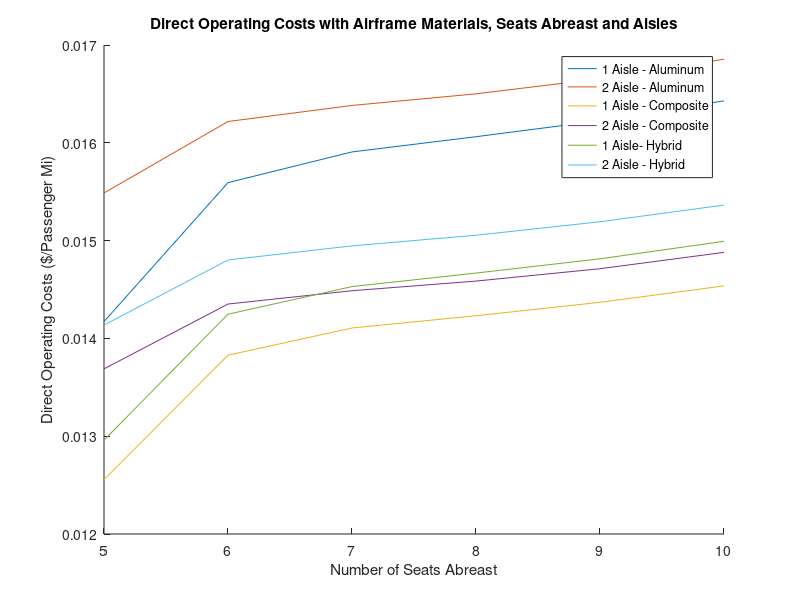

MATLAB code to generate this figure:
clc
clear
close all

%2022 specs
range = 4000; %range in miles
Vao = 135; %landing approach speed in knots
Mcruise = 0.82; %cruise mach number
airfoilType = 'sc'; 
sweep = 25;
AR = 8;
sigma = 0.953; %density ratio
PR = 0.2360; %pressure ratio
wingEngines = 2;
fuselageEngines = 0;
engineType = 'JT9D';
engineAdv = true;
composite = false;
hybrid = false;
TOFL = 6000; %take off field length in ft
X = 1; %fuel consumed
PAX = 200;
W_cargo = 4000;
abreast = 5;
aisle = 1;
alt = 35000;

%prof specs
% PAX = 275;
% W_cargo = 12000;
% range = 6000;
% TOFL = 9000;
% Vao = 140;
% X = 0.75;

%modified specs
% PAX = 135;
% aisle = 1;
% abreast = 6;
% AR = 7;
% sweep = 32;
% TOFL = 8000;
% range = 2550;
% W_cargo = 3000;
% Mcruise = 0.8;
% Vao = 140;
% fuselageEngines = 3;
% wingEngines = 0;
% engineType = 'JT9D';
% X = 0.75;



for i=1:6
    for j=1:6
        engineCount = wingEngines+fuselageEngines; 
        %1 or 0, use interpolation when using non 25, 30, 35, 40 angles
        if sweep ~= 25 && sweep ~=30 && sweep ~=35 && sweep ~=40
            interpolate = 1;
        else
            interpolate = 0;
        end

        if engineCount == 2
            syms1 = @(x) -2.75700E-01*x^2 + 3.23565E+01*x - 2.17775E+01;
        elseif engineCount == 3
            syms1 = @(x) -3.14122E-01*x^2 + 3.59436E+01*x - 2.10352E+01;
        elseif engineCount == 4
            syms1 = @(x) -3.50586E-01*x^2 + 3.73883E+01*x - 1.29689E+01;
        end

        if interpolate == 1
            if airfoilType == 'c'
                if sweep>25 && sweep<30
                    airfoilSweepCurve = @(x) 1.80081E-02*x^2 - 5.59031E-01*x + 5.28813E-01; %conventional 25 deg
                    airfoilSweepCurve2 = @(x) 1.44744E-02*x^2 - 5.25458E-01*x + 5.12939E-01; %conventional 30 deg
                    sweepValues = [25,30];
                elseif sweep>30 && sweep<35
                    airfoilSweepCurve = @(x) 1.44744E-02*x^2 - 5.25458E-01*x + 5.12939E-01; %conventional 30 deg
                    airfoilSweepCurve2 = @(x) 7.10020E-03*x^2 - 4.78583E-01*x + 4.89769E-01; %conventional 35 deg
                    sweepValues = [30,35];
                elseif sweep>35 && sweep<40
                    airfoilSweepCurve = @(x) 7.10020E-03*x^2 - 4.78583E-01*x + 4.89769E-01; %conventional 35 deg
                    airfoilSweepCurve2 = @(x) -1.58922E-03*x^2 - 4.26203E-01*x + 4.63453E-01; %conventional 40 deg
                    sweepValues = [35,40];
                end
            elseif airfoilType == 'sc'
                if sweep>25 && sweep<30
                    airfoilSweepCurve = @(x) 3.73842E+00*x^2 - 6.73394E+00*x + 3.10823E+00 %supercritical 25 deg
                    airfoilSweepCurve2 = @(x) -1.75962E+01*x^3 + 4.71604E+01*x^2 - 4.26422E+01*x + 1.30762E+01; %supercritical 30 deg
                    sweepValues = [25,30];
                elseif sweep>30 && sweep<35
                    airfoilSweepCurve = @(x) -1.75962E+01*x^3 + 4.71604E+01*x^2 - 4.26422E+01*x + 1.30762E+01; %supercritical 30 deg
                    airfoilSweepCurve2 = @(x) -3.76659E+01*x^3 + 1.00937E+02*x^2 - 9.08776E+01*x + 2.75695E+01; %supercritical 35 deg
                    sweepValues = [30,35];
                elseif sweep>35 && sweep<40
                    airfoilSweepCurve = @(x) -3.76659E+01*x^3 + 1.00937E+02*x^2 - 9.08776E+01*x + 2.75695E+01; %supercritical 35 deg
                    airfoilSweepCurve2 = @(x) -4.46244E+02*x^3 + 1.17289E+03*x^2 - 1.02924E+03*x + 3.01674E+02; %supercritical 40 deg
                    sweepValues = [35,40];
                end
            end
        elseif interpolate == 0
            if airfoilType == 'c'
                if sweep == 25
                    airfoilSweepCurve = @(x) 1.80081E-02*x^2 - 5.59031E-01*x + 5.28813E-01; %conventional 25 deg
                elseif sweep == 30
                    airfoilSweepCurve = @(x) 1.44744E-02*x^2 - 5.25458E-01*x + 5.12939E-01; %conventional 30 deg
                elseif sweep == 35
                    airfoilSweepCurve = @(x) 7.10020E-03*x^2 - 4.78583E-01*x + 4.89769E-01; %conventional 35 deg
                elseif sweep == 40
                    airfoilSweepCurve = @(x) -1.58922E-03*x^2 - 4.26203E-01*x + 4.63453E-01; %conventional 40 deg
                end
            elseif airfoilType == 'sc'
                if sweep == 25
                    airfoilSweepCurve = @(x) 3.73842E+00*x^2 - 6.73394E+00*x + 3.10823E+00; %supercritical 25 deg
                elseif sweep == 30
                    airfoilSweepCurve = @(x) -1.75962E+01*x^3 + 4.71604E+01*x^2 - 4.26422E+01*x + 1.30762E+01; %supercritical 30 deg
                elseif sweep == 35
                    airfoilSweepCurve = @(x) -3.76659E+01*x^3 + 1.00937E+02*x^2 - 9.08776E+01*x + 2.75695E+01; %supercritical 35 deg
                elseif sweep == 40
                    airfoilSweepCurve = @(x) -4.46244E+02*x^3 + 1.17289E+03*x^2 - 1.02924E+03*x + 3.01674E+02; %supercritical 40 deg
                end
            end
        end

        %clmax estimates
        CLestimateLand = @(x) 109.223789*x^3 - 67.377088*x^2 + 16.449711*x + 2.002030; %landing Cl from "c"
        CLestimateTO = @(x) 84.325414*x^3 - 65.343054*x^2 + 17.178855*x + 1.029074;  %TO Cl from "c"

        %shevell drag, aircraft performance
        RNestimateCf = @(x) (7.7538691E+01)*x^(-1.9414863E-01); %approx Cf from RN, only from 10^6 to 10^8
        bodyForm = @(x)  -1.51985E-03*x^3 + 3.89461E-02*x^2 - 3.59054E-01*x + 2.30547E+00; %approx body form from fineness ratio

        %tofl and K relations


        addF = 0; %added fuel
        errRange = 1000;
        err = 1; Cl = 0.5; %inital guess
        addW = 0; %added weight  = 0
        errorWeight = -10;

        while(errorWeight<0)
            while(errRange>5)
                %CL CONVERGENCE
                while(err>0.00011)
                    if airfoilType == 'c'
                        dMdiv = -0.2044*Cl^2 - 0.1122*Cl + 0.1236;
                    elseif airfoilType == 'sc'
                        dMdiv = 0.8576*Cl^3 - 1.8139*Cl^2 + 1.0609*Cl - 0.1775;
                    end

                    Mdiv = Mcruise + 0.004 - dMdiv;

                    if interpolate == 1
                        tc1 = airfoilSweepCurve(Mdiv);
                        tc2 = airfoilSweepCurve2(Mdiv);
                        tc = tc1*((sweepValues(2)-sweep)/(sweepValues(2)-sweepValues(1))) + tc2*(1 - ((sweepValues(2)-sweep)/(sweepValues(2)-sweepValues(1))));
                    elseif interpolate == 0
                        tc = airfoilSweepCurve(Mdiv); %thickness to chord
                    end

                    c = cosd(sweep)^2*(tc^2)*AR;
                    Cl_L = CLestimateLand(c); %low speed clmax during landing
                    Cl_TO = CLestimateTO(c); %low speed clmax during takeoff
                    WS_L = (Vao/1.3)^2 * sigma*Cl_L/296; %wing loading during approach

                    Vcruise = Mcruise * 576.4; %cruising speed
                    Rao = range + 200 + 0.75*Vcruise; %Range all out
                    f_JT8D = 5.1914798324E-13*Rao^3 - 1.1763321777E-08*Rao^2 + 1.2398883131E-04*Rao + 7.6679432694E-03; %fuel fraction for JT8D engines

                    if engineType == 'JT8D'
                        f_JT9D = f_JT8D + addF; %if JT8D engines are used
                        T_SLS = 14500;
                        T_m = @(x) (14.47*x^4 - 41.021*x^3 + 33.863*x^2 - 14.296*x + 14.646)*1000;
                    elseif engineType == 'JT9D'
                        f_JT9D = f_JT8D * 0.61/0.78; %fuel fraction for JT9D engines
                        f_JT9D = f_JT9D * 1.04; %ratio to adapt
                        f_JT9D = f_JT9D + addF;
                        T_SLS = 45550;
                        T_m = @(x) (37.707*x^2 - 47.762*x + 45.458)*1000;
                    end

                    WS_TO = WS_L/(1-X*f_JT9D); %wing loading takeoff
                    WS_IC = WS_TO * 0.965; %wing loading initial cruise
                    Cl_IC = WS_IC/(1481*PR*Mcruise^2); %cl initial cruise
                    err = abs(Cl-Cl_IC);
                    if Cl_IC > Cl
                        Cl = Cl + 0.0001;
                    else
                        Cl = Cl - 0.0001;
                    end
                end

                %TOFL W/T CALC

                Kw = syms1(TOFL/1000);
                WT_Vlo = Kw*sigma*Cl_TO/WS_TO; %thrust loading at .7Vlo
                Vlo = 1.2*sqrt((296*WS_TO)/(sigma*Cl_TO)); %1.2Vstall
                Mlo = Vlo/661/sqrt(sigma); %Mach at Vlo
                Mlo7 = Mlo*0.7; %Mach at .7Vlo

                WT = WT_Vlo * (T_m(Mlo7)/T_SLS) + addW; %thrust loading

                %WEIGHT CALC
                taperRatio = 0.35;
                Kw = (wingEngines+(fuselageEngines*1.03))/engineCount;
                n = 1.5*2.5;
                tcBar = tc+0.03;
                W_wing = (0.00945*(AR^0.8)*((1+taperRatio)^0.25)*(Kw)*(n^.5)); %numerator W_wing
                W_wing = W_wing/((tcBar^0.4)*cosd(sweep)*(WS_TO^0.695));
                %fuselage

                l = 33.2 + 3.76*PAX/abreast; %fuselage length
                d = 1 + 1.75*abreast + 1.58*aisle; %fuselage diameter
                Kf = 11.5;
                W_fuse = 0.6727*Kf*(l^.6)*(d^.72)*(n^.3);
                %landing gear
                W_lg = 0.04;
                %nacelle and pylon
                W_np = 0.0555/(WT);
                %tail surface
                Kts = (0.17*wingEngines + 0.25*fuselageEngines)/engineCount;
                W_ts = Kts;
                W_wingTS = (W_ts + 1)*W_wing;
                %power plant
                W_pp = 1/(3.58*WT);
                if engineAdv == true
                    W_pp = W_pp*1.1;
                end
                %fuel
                W_f = 1.0275 * f_JT9D;
                %payload
                W_pl = 215*PAX + W_cargo;
                %fixed equip
                Nfc = 2; %flight crew
                Nstew = PAX/50;
                W_fe = 132*PAX + 300*engineCount + 260*Nfc + 170*Nstew;
                %solve
                if composite == true
                    W_wingTS = W_wingTS * 0.7;
                    W_fuse = W_fuse *0.85;
                    W_fe = 132*PAX + 0.9*300*engineCount + 260*Nfc + 170*Nstew;
                    W_np = W_np * 0.8;
                elseif hybrid == true
                    W_wingTS = W_wingTS * 0.7;
                    W_np = W_np * 0.8;
                end
                wA = W_wingTS;
                wB = W_fuse;
                wC = W_lg + W_np + W_pp + W_f + 0.035;
                wC = wC - 1;
                wD = W_pl + W_fe;
                % W_TO = [25000:1000:600000];
                % y = wA*W_TO.^1.195 + wB*W_TO.^0.235 + wC*W_TO + wD;
                % plot(W_TO,y)

                f1 = @(WTO) wA*WTO.^1.195 + wB*WTO.^0.235 + wC*WTO + wD;
                WT_O = W_cargo*20; errW = 5000;
                while(errW>300)
                    WT_O = WT_O + errW/2;
                    errW = f1(WT_O);
                end
                %sizing
                S = WT_O / WS_TO; %wing area
                b = sqrt(AR * S); %span
                ulclc = S/b;
                T = WT_O/WT;
                Te = T/engineCount;

                %DRAG
                rnk = 0.5*sqrt(1.4*1718*394.1)/4.06E-4; % reynolds num per ft
                %Cf
                Cf_wing = RNestimateCf(rnk*ulclc)*10^-3; %skin friction coeff for wing, rnk * avg chord length
                Cf_fuse = RNestimateCf(rnk*l)*10^-3; %skin friction for fuselage, rnk * fuselage length
                %wing
                Swet_wing = 2*1.02*(S-d*30);
                Z = (2-0.5^2)*cosd(sweep)/sqrt(1-0.5^2*cosd(sweep)^2); %shevell plots
                Kw = 1 + Z*tc + 100*tc^4; %shevell plots
                f_wing = Kw*Cf_wing*Swet_wing; %flat plate drag area of wing
                %fuselage
                Swet_fuse = 0.9*pi*d*l;
                Kf = bodyForm(l/d);
                f_fuse = Kf*Cf_fuse*Swet_fuse;
                %tail
                f_ts = 0.38*f_wing;
                %nacelles
                Knac = 1.25;
                Swet_nacelles = 2.1*sqrt(Te)*engineCount;
                f_nac = Knac*Cf_wing*Swet_nacelles;
                %pylons
                f_pyl = 0.2*f_nac;
                %total
                f_total = f_wing + f_fuse + f_ts +f_nac + f_pyl;
                f_total = f_total * 1.06; %total flat plate drag
                C_do = f_total/S; %lift independant drag or form drag
                e = 1/(1.035+0.38*C_do*pi*AR); %oswald efficiency factor

                %CLIMB
                W_avgClimb = WT_O*(1+0.965)/2; %average weight during climb
                h_avgClimb = alt*20/35;
                V_ldmax = (12.9/((f_total*e)^(1/4)))*sqrt((W_avgClimb/(0.5702*b)));
                V_climb = 1.3*V_ldmax;
                Mclimb = V_climb/614.6;

                T_reqClimb = ((0.5702*f_total*V_climb^2)/296) + (94.1/(0.5702*e))*(1/(V_climb^2))*(W_avgClimb/b)^2; %thrust required for climb
                Ta_JT9D_15kClimb = @(x) -9.40672E+00*x^3 + 2.28008E+01*x^2 - 2.48184E+01*x + 2.70604E+01; %thrust chart
                Ta_JT9D_25kClimb = @(x) -6.29451E+00*x^3 + 1.42165E+01*x^2 - 1.15655E+01*x + 1.76495E+01;
                Ta_JT8D_20kClimb = @(x) -1.7117*x^3 + 4.975*x^2 - 4.2959*x + 7.4793;

                Ta_JT9D_Climb = (Ta_JT9D_25kClimb(Mclimb) +Ta_JT9D_15kClimb(Mclimb)/2)*1000; %thrust averaged
                Ta_JT8D_Climb =  Ta_JT8D_20kClimb(Mclimb)*1000;


                if engineType == 'JT9D'
                    Ta_climb = (Te/T_SLS)*Ta_JT9D_Climb; %thrust available per engine
                    SFC15k = @(x) 0.1006*x^2 + 0.3293*x + 0.3363;
                    SFC25k = @(x) -0.0107*x^2 + 0.3823*x + 0.3396;
                    SFC_c = (SFC15k(Mclimb)+SFC25k(Mclimb))/2;
                elseif engineType == "JT8D"
                    Ta_climb = (Te/T_SLS)*Ta_JT8D_Climb;
                    SFC20k = @(x) -0.0642*x^2 + 0.354*x + 0.5775;
                    SFC_c = SFC20k(Mclimb);
                end

                Ta_climbTotal = engineCount*Ta_climb;  %total thrust available
                RoC = (101*(Ta_climbTotal-T_reqClimb)*V_climb)/W_avgClimb; %rate of climb
                TimeClimb = alt/RoC;    %time to reach cruising alt
                R_climb = V_climb*TimeClimb/60; %range covered during climb
                Wf_climb = Ta_climbTotal*SFC_c*TimeClimb/60; %fuel used during climb

                %RANGE
                Wo = WT_O - Wf_climb;
                Wi = (1-W_f)*WT_O;
                Cl_avg = ((Wo+Wi)/(2*S))/(1481*PR*Mcruise^2);
                C_di = (Cl_avg^2)/(pi*AR*e); %induced drag or drag due to lift
                delta_Cdc = 0.001;
                C_d = C_di + C_do + delta_Cdc; %total drag coeff
                L_d = Cl_avg/C_d; %L/d ratio
                T_reqCruise = ((Wo+Wi)/2)/L_d;  %thrust required during cruise

                if engineType == 'JT9D'
                    T_reqJT9D = (T_reqCruise*T_SLS/Te)/engineCount; %thrust required per JT9D engine
                    SFC_35k = @(x) -0.0022*x^3 + 0.0444*x^2 - 0.3063*x + 1.3202; %@ 35k ft and M =0.82;
                    SFC_Cruise = SFC_35k(T_reqJT9D/1000);
                    if engineAdv 
                        SFC_Cruise = SFC_Cruise * 0.9;
                    end
                elseif engineType == 'JT8D'
                    T_reqJT8D = (T_reqCruise*T_SLS/Te)/engineCount;
                    SFC_35k = @(x) -0.1117*x^3 + 0.5506*x^2 - 0.3609*x + 0.8716;
                    SFC_Cruise = SFC_35k(T_reqJT8D/1000);
                end

                R_cruise = (Vcruise/SFC_Cruise)*L_d*log(Wo/Wi);
                R = R_climb + R_cruise; %actual all out range
                W_fuel = WT_O - Wi;
                errRange = abs(Rao - R);
                if Rao - R>0
                    addF = addF + 0.0001;
                    err = 1; %re-run cl loop
                elseif R - Rao >0
                    addF = addF - 0.0001;
                    err = 1; %re-run cl loop
                end
            end

            %THRUST ON TOP OF CLIMB
            Cl_top = (Wo/S)/(1481*0.236*Mcruise^2);
            Cdi_top = (Cl_top^2)/(pi*AR*e);
            Cd_top = C_do + Cdi_top + delta_Cdc;
            LD_top = Cl_top/Cd_top;
            Treq_top = (Wo/LD_top)/engineCount; %thrust required per engine
            Treq_eng = Treq_top * T_SLS/Te;
            Tavail_35k = 10000; %thrust avail at 35k
            errorWeight = Tavail_35k - Treq_eng;
            if errorWeight<0  %check
                addW = addW - 1;
                errRange = 1000;
            end
        end

        %Direct operating costs%
        CAB = range*1.15;%scheduled distance no reserves, statute miles
        Tgm = 0.25; %ground maneuver time in hours + takeoff (one min)
        Tcl = 0.18; %time for climb
        Tam = 0.1; %time for air maneuvers
        Tcr = ((CAB*1.02+20)-(R_climb*1.15))/(Vcruise*1.15); %time in cruise
        Vb = CAB/(Tgm+Tcl+Tam+Tcr); %block speed in mph
        Tb = (Tgm+Tcl+Tam+Tcr); %block time
        Fb = Wf_climb + T_reqCruise*SFC_Cruise*(Tcr+.1); %block fuel

        %FLIGHT COSTS
        payload = ((205*PAX + PAX*50)+W_cargo)/2000;
        dpbh = 40.83 + 17.849*(Vcruise*1.15*(WT_O/(10^5)))^0.3;
        Ctm_crew = dpbh/(payload*Vb);
        Ctm_fuel = (1.02*Fb*.0438 + engineCount*2.15*Tb*.135)/(CAB*payload);

        %INSURANCE COST AND HULL COST
        Wa = WT_O - W_fuel - payload - W_pp*WT_O;%airframe weight
        Ca = 87.5*Wa + 2.4*10^6; %cost of airframe
        Ce = 590000 + 16*Te; %cost of each engine
        if engineAdv == true
            Ce = Ce*1.1;
        end
        Ct = Ca + engineCount*Ce; %total cost of airplane
        U = 630 + 4000/(1+(1/(Tb+.5))); %utilization
        Ctm_ins = 0.01*Ct/(U*Vb*payload);

        %MAINTANENCE COSTS
        Kfha = 4.9169*log10(Wa/1000)-6.425;
        Kfca = 0.21256*log10(Wa/1000)^3.7375;
        Tf = Tb - Tgm;
        Ctm_direct = 8.6*(Kfha*Tf+Kfca)/(Vb*Tb*payload); %direct maint

        Cfha = 1.5994*(Ca/10^6) + 3.4263;
        Cfca = 1.9229*(Ca/10^6) + 2.2504;
        Ctm_material = (Cfha*Tf+Cfca)/(Vb*Tb*payload); %airframe material

        Kfhe = engineCount*(Te/1000)/(0.82715*(Te/1000)+13.639);
        Kfce = 0.2*engineCount;
        Ctm_engineLabor = 8.6*(Kfhe*Tf+Kfce)/(Vb*Tb*payload); %engine labor

        Cfhe = (28.2353*(Ce/10^6) - 6.5176)*engineCount;
        Cfce = (3.6698*(Ce/10^6) - 1.3685)*engineCount;
        Ctm_engineMat = (Cfhe*Tf+Cfce)/(Vb*Tb*payload); %engine material

        Ctm_maint = 2*(Ctm_direct+Ctm_material+Ctm_engineLabor+Ctm_engineMat); %total maint

        %depreciation 14 years to 10% value
        Ctm_dep = 1/(Vb*payload) * (Ct+0.06*(Ct-engineCount*Ce)+0.3*engineCount*Ce)/(14*U);

        %TOTAL DOC
        DOC = Ctm_fuel + Ctm_crew + Ctm_ins + Ctm_maint + Ctm_dep; %TOTAL DOC $/ton mile
        PAXDOC = DOC * payload/PAX; %DOC $/PAX mile
        DOCarray(j) =  PAXDOC;
        ARarr(j) = abreast;
        abreast = abreast + 1;
    end
    hold on
    figure(1)
    plot(ARarr, DOCarray)
    xlabel('Number of Seats Abreast')
    ylabel('Direct Operating Costs ($/Passenger Mi)')
    abreast = 5;
    if(i == 1)
        composite = false;
        aisle = 2;
    elseif i == 2
        composite = true;
        aisle = 1;
    elseif i == 3
        composite = true;
        aisle = 2;
    elseif i == 4
        composite = false;
        aisle = 1;
        hybrid = true;
    elseif i == 5
        composite = false;
        hybrid = true;
        aisle = 2;
    end
end

title('Direct Operating Costs with Airframe Materials, Seats Abreast and Aisles')
legend('1 Aisle - Aluminum','2 Aisle - Aluminum','1 Aisle - Composite','2 Aisle - Composite','1 Aisle- Hybrid','2 Aisle - Hybrid')
%print out
fprintf('Specifications\n')
fprintf('PAX: %i passengers   Cargo: %ilbs   Range: %inmi   Cruise Mach: %.3f   Airfoil: %s  TOFL: %ift\n',PAX,W_cargo,range,Mcruise,airfoilType,TOFL)
fprintf('AR: %i   Sweep Angle: %.1f   Wing Engines: %i   Fuselage Engines: %i   EngineType: %s   Fuel Consumed: %.2f\n', AR, sweep, wingEngines, fuselageEngines, engineType, X)
fprintf('Composites: %i Advanced Engines: %i\n\n',composite, engineAdv)
fprintf('Converged Cl: %.5f\n',Cl)
fprintf('Guess Fuel Fraction: %.5f\n', f_JT9D);
fprintf('Wing Loading - Takeoff: %.2f lbs/sqft\n', WS_TO)
fprintf('Wing Loading - Cruise: %.2f lbs/sqft\n', WS_IC)
fprintf('Thrust Loading: %.5f\n\n',WT)
fprintf('Takeoff Weight: %.2f lbs\n',WT_O);
fprintf('Wing Area: %.2f sqft\n', S)
fprintf('t/c: %.5f\n', tc)
fprintf('Span: %.3f ft\n\n', b)
fprintf('Flat Plate Drag: %.3f sqft\n',f_total);
fprintf('Form Drag Cdo: %.5f\n',C_do);
fprintf('Oswald Efficiency %.4f\n\n',e);
fprintf('Climb Speed: %3.1f knots\n',V_climb)
fprintf('Climb Thrust Required: %5.1f lbs\n',T_reqClimb)
fprintf('Climb Thrust Available: %5.1f lbs\n', Ta_climbTotal)
fprintf('SFC Climb: %.3f\n', SFC_c)
fprintf('Rate of Climb: %5.1f ft/min\n', RoC)
fprintf('Time and Range of Climb: %2.2f min and %3.1f nmi\n',TimeClimb,R_climb)
fprintf('Fuel Consumed During Climb: %4.1f lbs\n\n', Wf_climb)

fprintf('Cruising Initial and Final Weight: %6.1f lbs  | %6.1f lbs\n', Wo, Wi)
fprintf('Cl during Cruise: %.3f\n', Cl_avg)
fprintf('Induced Drag Cdi: %.3f\n', C_di)
fprintf('Combined Drag Coefficient: %.3f\n', C_d)
fprintf('SFC Cruise: %.3f\n',SFC_Cruise)
fprintf('Offset Fuel Fraction: %.5f\n',addF)
fprintf('Final Fuel Fraction: %.5f\n', W_f)
fprintf('Total Fuel Weight %5.1f lbs\n', W_fuel)
fprintf('Final All Out Range: %.1f nmi\n\n', R)

fprintf('Direct Operating Costs: %.3f $/ton mi\n',DOC)
fprintf('Direct Operating Costs: %.3f $/PAX\n', PAXDOC)